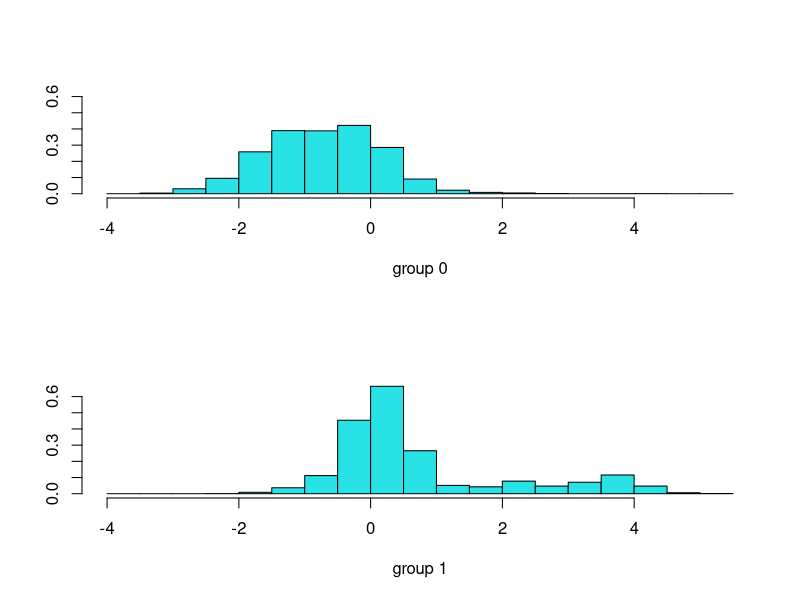
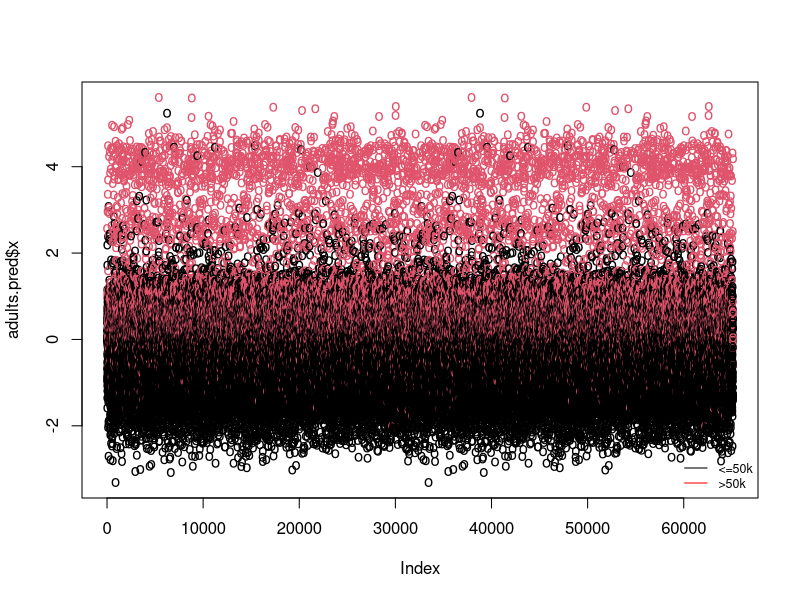

Source code (R) for these figures, in order:
#####################################
# APA Laboratori 5                 ##
## LDA/QDA/NBayes/kNN/RegLog       ##
## version of November, 2017       ## 
#####################################

library(MASS) 

####################################################################
## Example 1: Visualizing and classifying adultss with LDA and QDA
####################################################################

## We have the results of an analysis on adultss grown in a region in Italy but derived from three different cultivars.
## The analysis determined the quantities of 13 chemical constituents found in each of the three types of adultss. 
## The goal is to separate the three types of adultss:

adults <- read.table("groupedall.txt", sep=",", dec=".", header=FALSE)

dim(adults)

colnames(adults) <- c('age','workclass','fnlwgt','education','educationnum','maritalstatus','occupation',
                    'relationship','race','sex','capitalgain','capitalloss','hoursperweek','nativecountry','morefifty')

# Clean up column names
colnames(adults) <- make.names(colnames(adults))

adults$morefifty<- as.factor(adults$morefifty)
adults$educationnum<-NULL
adults$fnlwgt<-NULL

adults[["capitalgain"]] <- ordered(cut(adults$capitalgain,c(-Inf, 0, 
                                                          median(adults[["capitalgain"]][adults[["capitalgain"]] >0]), 
                                                          Inf)),labels = c(0,1,2))
adults[["capitalloss"]] <- ordered(cut(adults$capitalloss,c(-Inf, 0, 
                                                          median(adults[["capitalloss"]][adults[["capitalloss"]] >0]), 
                                                          Inf)), labels = c(0,1,2))

summary(adults)
## DO IT
#plot(subset(adults,select=-morefifty),col=unclass(adults$morefifty))

## For this example let's practice a different call mode to lda(), using a formula; this is most useful
## when our data is in a dataframe format: 

lda.model <- lda (morefifty ~ ., data = adults)

lda.model

## We can see that neither Magnesium or Proline seem useful to separate the adultss; while
## Flavanoids and Nonflavanoid.phenols do. Ash is mainly used in the LD2.

## Plot the projected data in the first two LDs
## We can see that the discrimination is very good

plot(lda.model)

# alternatively, we can do it ourselves, with more control on color and text (adults number)

adults.pred <- predict(lda.model)

plot(adults.pred$x,type="n")
#as.character(rownames(adults.pred$x))
text(adults.pred$x,labels="o",col=as.integer(adults$morefifty))
legend('bottomright', c("<=50k",">50k"), lty=1, col=c('black', 'red'), bty='n', cex=.75)

# If need be, we can add the (projected) means to the plot


tab<-table(adults$morefifty, adults.pred$class)
tab
1 - sum(tab[row(tab)==col(tab)])/sum(tab)

# Let us switch to leave-one-out cross-validation

adults.predcv <- update(lda.model,CV=TRUE)

tab<-table(adults$morefifty,adults.predcv$class)
tab
1 - sum(tab[row(tab)==col(tab)])/sum(tab)



# 2 mistakes (on 178 observations): 1.12% error

## Quadratic Discriminant Analysis is the same, replacing 'lda' by 'qda'
## problems may arise if for some class there are less (or equal) observations than dimensions
## (is not the case for the adults data)

qda.model <- qda (morefifty ~ ., data = adults)

qda.model
## There is no projection this time (because projection is a linear operator and the QDA boundaries are quadratic ones)

# but let's have a look at classification:

adults.pred <- predict(qda.model)
tab<-table(adults$morefifty, adults.pred$class)
tab
1 - sum(tab[row(tab)==col(tab)])/sum(tab)

# Let us switch to leave-one-out cross-validation

adults.predcv <- update(qda.model,CV=TRUE)
tab<-table(adults$morefifty,adults.predcv$class)
tab
1 - sum(tab[row(tab)==col(tab)])/sum(tab)


####################################################################
# Example 2: The Naïve Bayes classifier
####################################################################

library (e1071)


N <- nrow(adults)
learn <- sample(1:N, round(2*N/3))

nlearn <- length(learn)
ntest <- N - nlearn

# First we build a model using the learn data

model <- naiveBayes(morefifty ~ ., data = adults[learn,])
model

# compute now the apparent error
pred <- predict(model, adults[learn,-1])

# form and display confusion matrix & overall error
tab <- table(pred, adults[learn,]$morefifty) 
tab
1 - sum(tab[row(tab)==col(tab)])/sum(tab)

# compute the test (prediction) error
pred <- predict(model, newdata=adults[-learn,-1])

# form and display confusion matrix & overall error
tab <- table(Pred=pred, True=adults[-learn,]$morefifty) 
tab
1 - sum(tab[row(tab)==col(tab)])/sum(tab)

# note how most errors (9/12) correspond to democrats wrongly predicted as republicans

## in the event of empty empirical probabilities, this is how we would setup Laplace correction (aka smoothing): 
model <- naiveBayes(morefifty ~ ., data = adults[learn,], laplace = 1)

model
